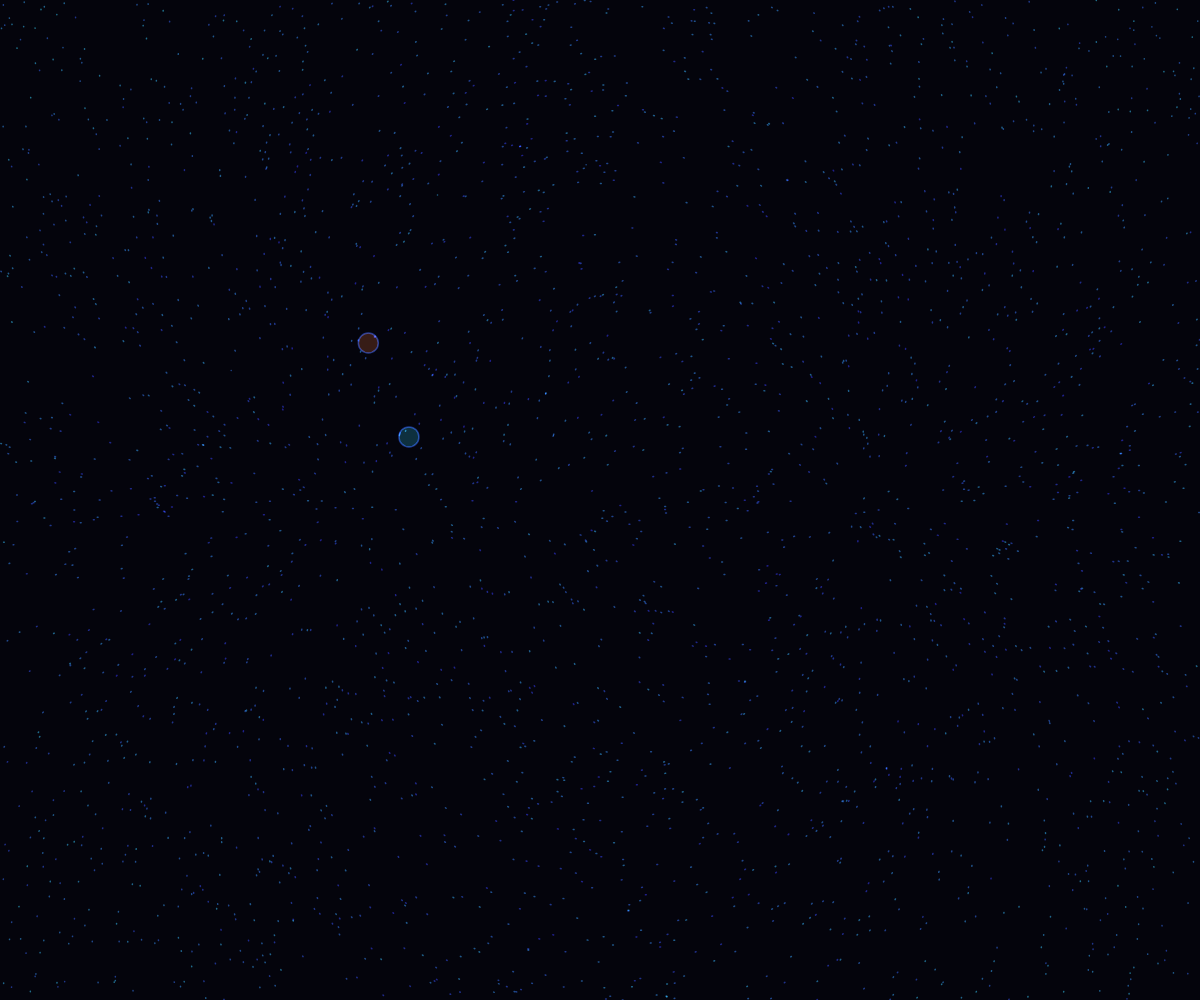
Frame 1 (no input)
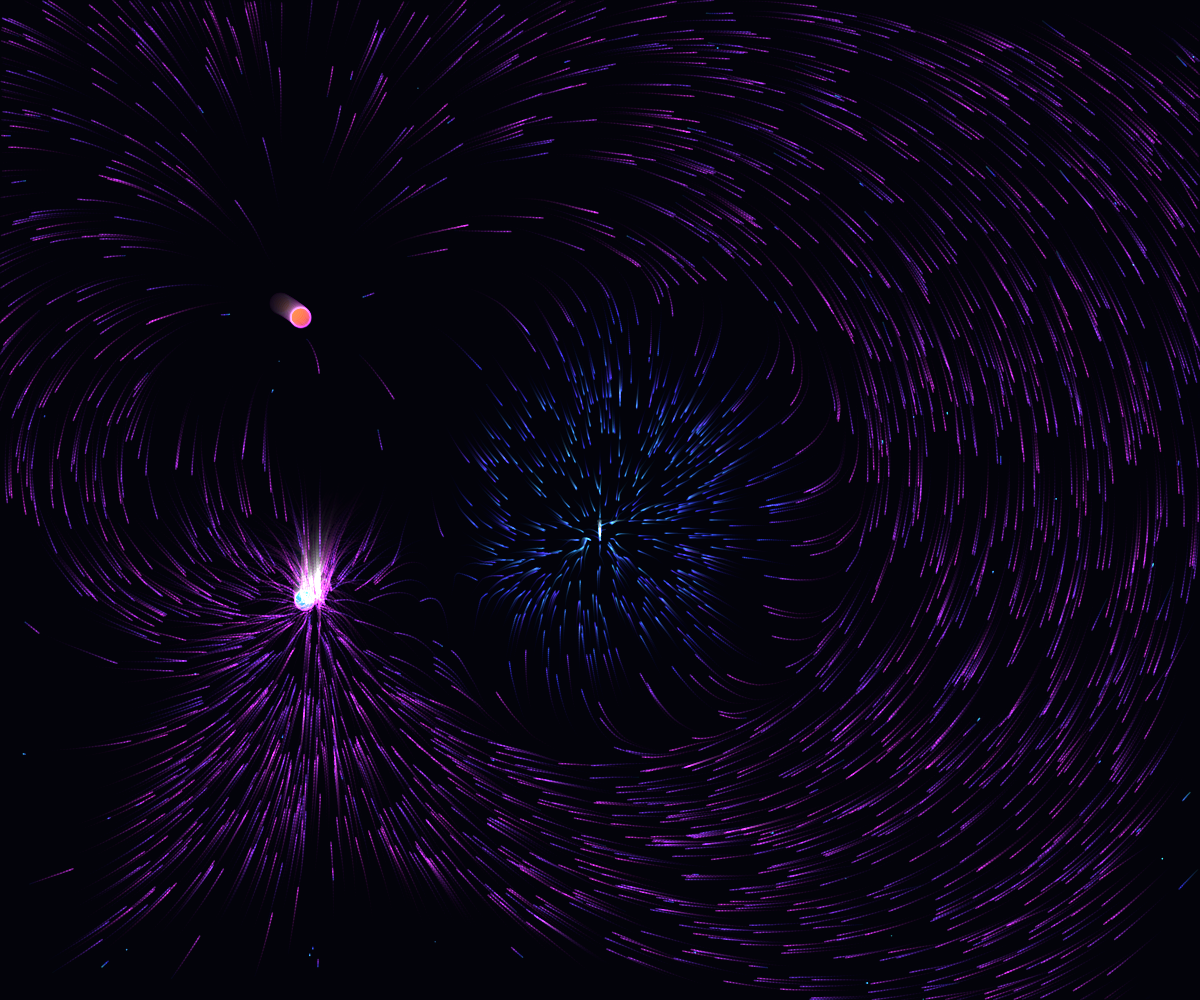
Frame 60 (no input)
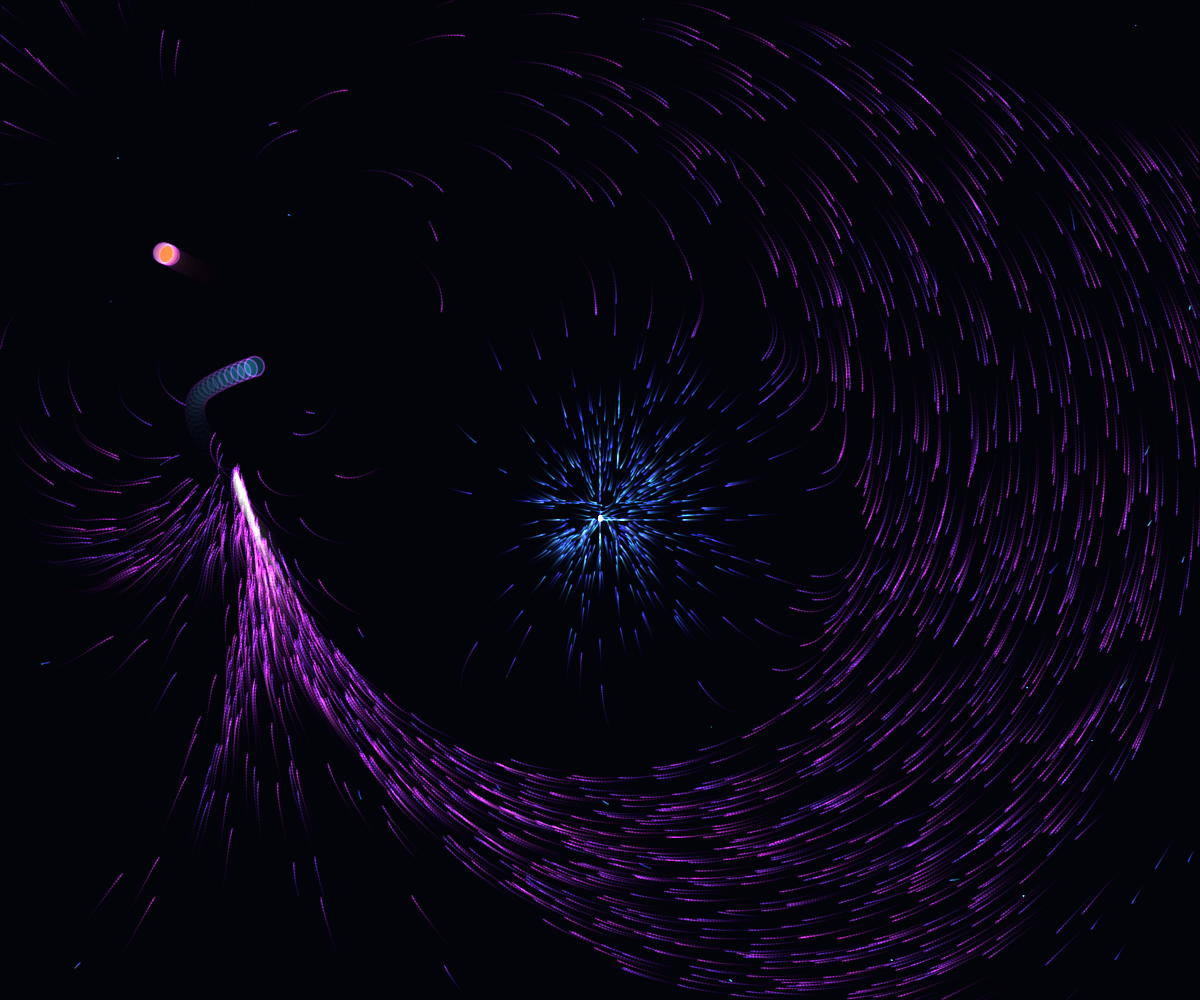
Frame 120 (the mouse pressed at the canvas centre since frame 60)

The p5.js sketch that drew these frames (run headless with seeded random() and noise() and a simulated clock; from frame 60 on, the mouse is pressed at the canvas centre):

// p5.js sketch
// ── sketch.js
// sketch.js – Optimized Fermat Flow
// Key Upgrades: Field Caching, Vectorized Flow, and High-Speed Integration

let poles = [];
let particles = [];
let field = []; // Pre-calculated Refractive Field (The "Inference Layer")
let resolution = 20; // Grid size for the field
let cols, rows;
let t = 0;
let flowSpeed = 0.8;
let targetParticleCount = 3000; // Bumped up for "throughput"

function setup() {
  createCanvas(windowWidth, windowHeight);
  colorMode(HSB, 360, 100, 100, 1);
  cols = floor(width / resolution) + 1;
  rows = floor(height / resolution) + 1;
  
  poles.push(new TemporalPole(width * 0.7, height * 0.5, 1, "SOURCE"));
  poles.push(new TemporalPole(width * 0.3, height * 0.5, -1, "SINK"));
  
  for (let i = 0; i < targetParticleCount; i++) particles.push(new Particle());
  background(240, 60, 5);
}

function draw() {
  // Use a softer "tail" effect by drawing a semi-transparent rect
  blendMode(BLEND);
  noStroke();
  fill(240, 60, 5, 0.15); 
  rect(0, 0, width, height);

  // Update Field Physics (The "Training" phase - heavy but cached)
  updateField();

  // Particle Physics (The "Inference" phase - low latency)
  blendMode(ADD);
  for (let p of particles) {
    p.follow(field);
    p.update();
    p.display();
  }

  for (let p of poles) {
    p.drift();
    p.display();
  }
  t += 0.005;
}

// 1. THE CACHED FIELD (Optimizing the "Physics Law")
function updateField() {
  for (let i = 0; i < cols; i++) {
    field[i] = [];
    for (let j = 0; j < rows; j++) {
      let x = i * resolution;
      let y = j * resolution;
      
      // Calculate Fermat Gradient + Pole Force
      let force = calculateForce(x, y);
      let fermat = calculateFermatGradient(x, y);
      
      // Combine and store (The "Pre-computed" intelligence)
      force.add(fermat.mult(25));
      force.limit(1); 
      field[i][j] = force;
    }
  }
}

// 2. VECTORIZED GRADIENT (Fermat's Principle: Light seeks the path of least time)
function calculateFermatGradient(x, y) {
  let eps = 5;
  let nL = getRefractiveIndex(x - eps, y);
  let nR = getRefractiveIndex(x + eps, y);
  let nU = getRefractiveIndex(x, y - eps);
  let nD = getRefractiveIndex(x, y + eps);
  
  // The gradient of the refractive index 'n'
  return createVector(nR - nL, nD - nU);
}

function getRefractiveIndex(x, y) {
  let d = dist(x, y, width/2, height/2);
  let lensRadius = 250;
  if (d < lensRadius) {
    // High index in center = slower speed = bending light
    return 1.0 + 2.5 * (0.5 + 0.5 * cos(PI * d / lensRadius));
  }
  return 1.0;
}

function calculateForce(x, y) {
  let v = createVector(0, 0);
  for (let p of poles) {
    let d = dist(x, y, p.pos.x, p.pos.y);
    let mag = (p.q * 500) / (constrain(d, 20, 1000));
    let angle = atan2(y - p.pos.y, x - p.pos.x);
    v.add(p5.Vector.fromAngle(angle).mult(mag));
  }
  return v;
}

class Particle {
  constructor() { this.spawn(); }
  
  spawn() {
    this.pos = createVector(random(width), random(height));
    this.vel = createVector(0, 0);
    this.acc = createVector(0, 0);
    this.prev = this.pos.copy();
    this.h = random(180, 220);
  }

  follow(vectors) {
    let x = floor(this.pos.x / resolution);
    let y = floor(this.pos.y / resolution);
    if (vectors[x] && vectors[x][y]) {
      this.acc.add(vectors[x][y]);
    }
  }

  update() {
    let n = getRefractiveIndex(this.pos.x, this.pos.y);
    this.vel.add(this.acc);
    // Snell's Law Approximation: velocity is inversely proportional to refractive index
    this.vel.limit(4 / n); 
    this.prev = this.pos.copy();
    this.pos.add(this.vel.copy().mult(flowSpeed));
    this.acc.mult(0);
    
    if (this.pos.x < 0 || this.pos.x > width || this.pos.y < 0 || this.pos.y > height) this.spawn();
  }

  display() {
    let speed = this.vel.mag();
    stroke(this.h + speed * 20, 80, 100, 0.5);
    strokeWeight(1.5);
    line(this.prev.x, this.prev.y, this.pos.x, this.pos.y);
  }
}

class TemporalPole {
  constructor(x, y, q, label) {
    this.pos = createVector(x, y);
    this.q = q;
    this.label = label;
    this.seed = random(100);
  }
  drift() {
    this.pos.x = noise(this.seed + t) * width;
    this.pos.y = noise(this.seed + 50 + t) * height;
  }
  display() {
    fill(this.q > 0 ? 20 : 190, 80, 100, 0.2);
    circle(this.pos.x, this.pos.y, 20);
  }
}
